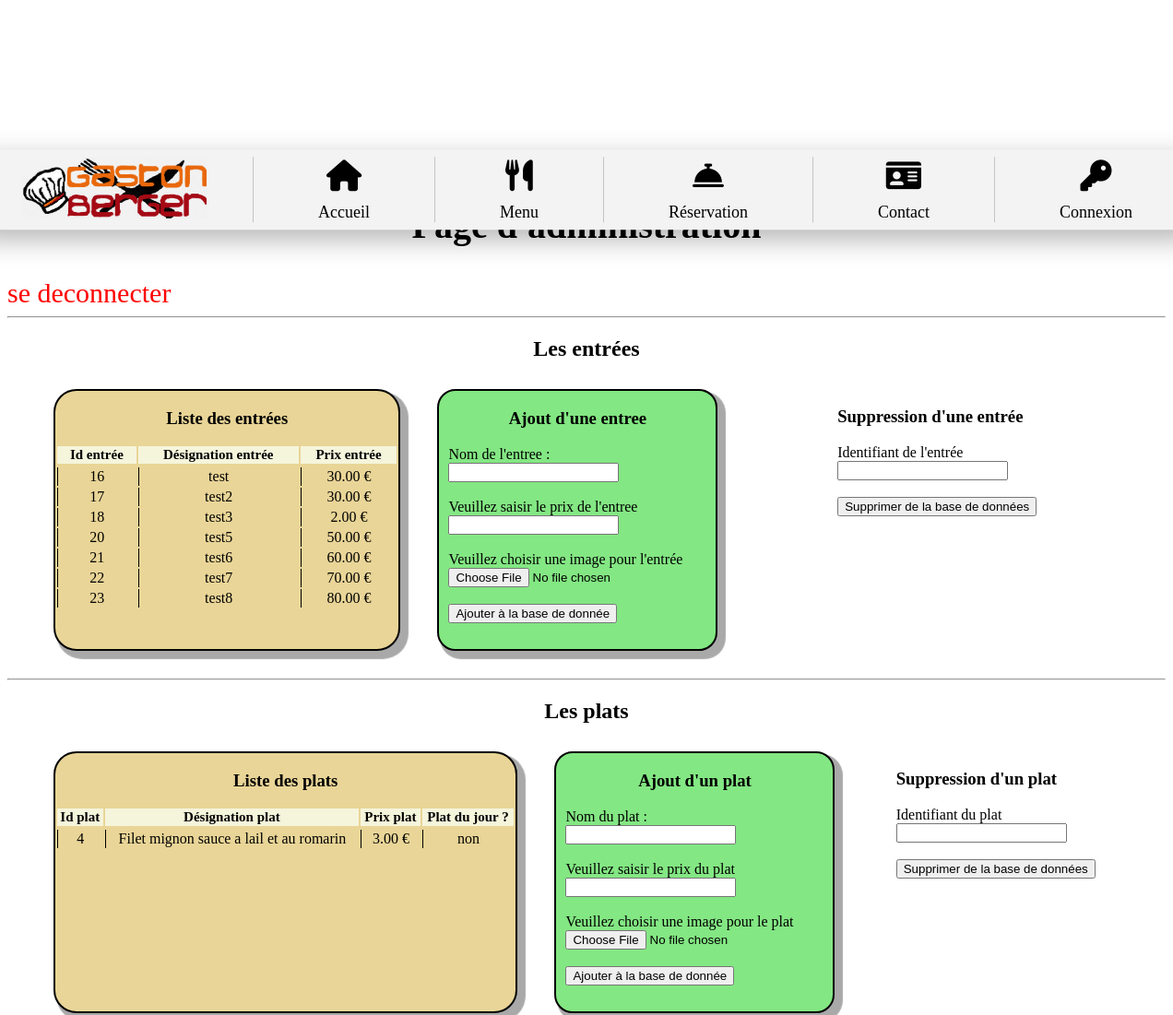
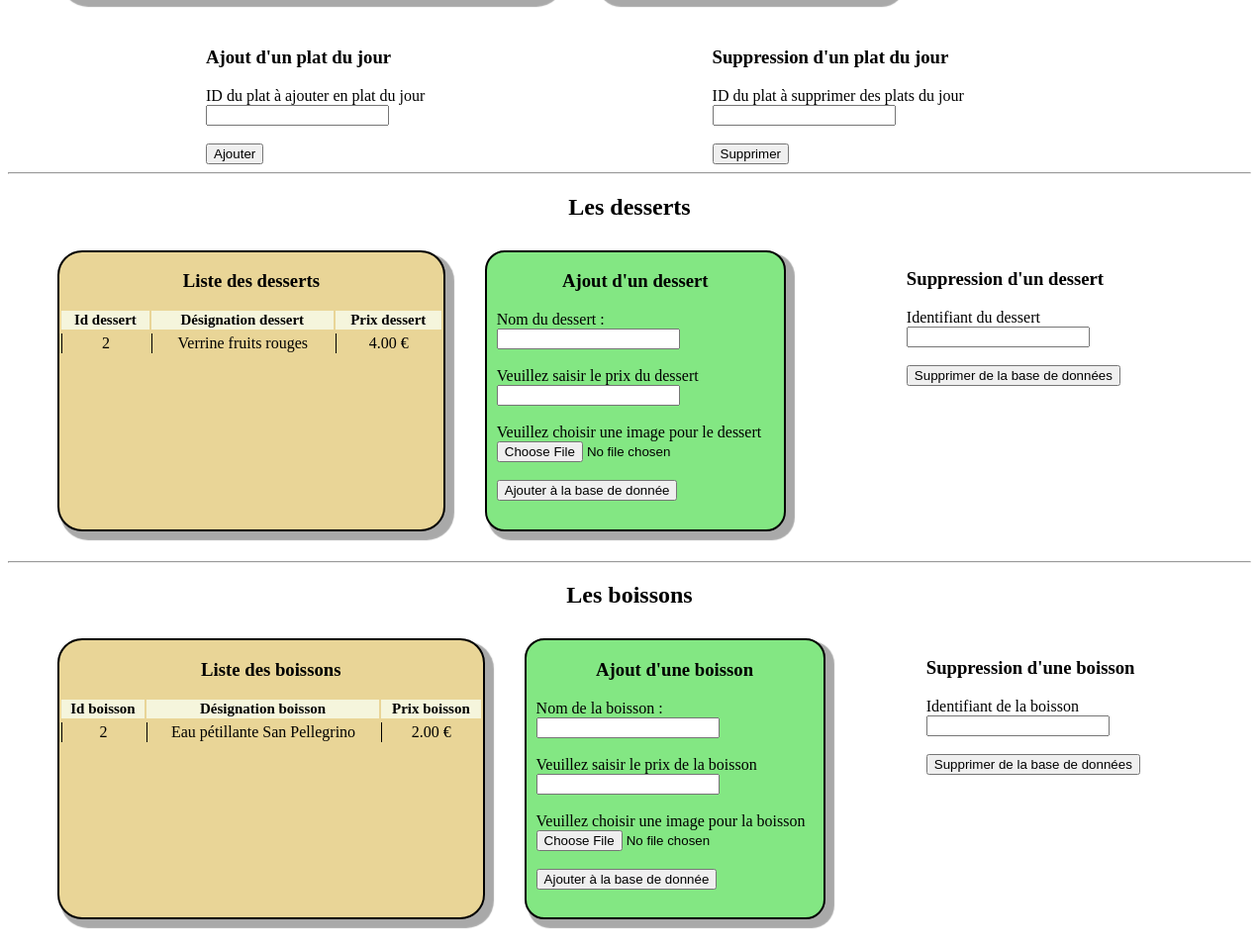
Before: /PageAdmin.php with the older database file (2 pictures, top to bottom).
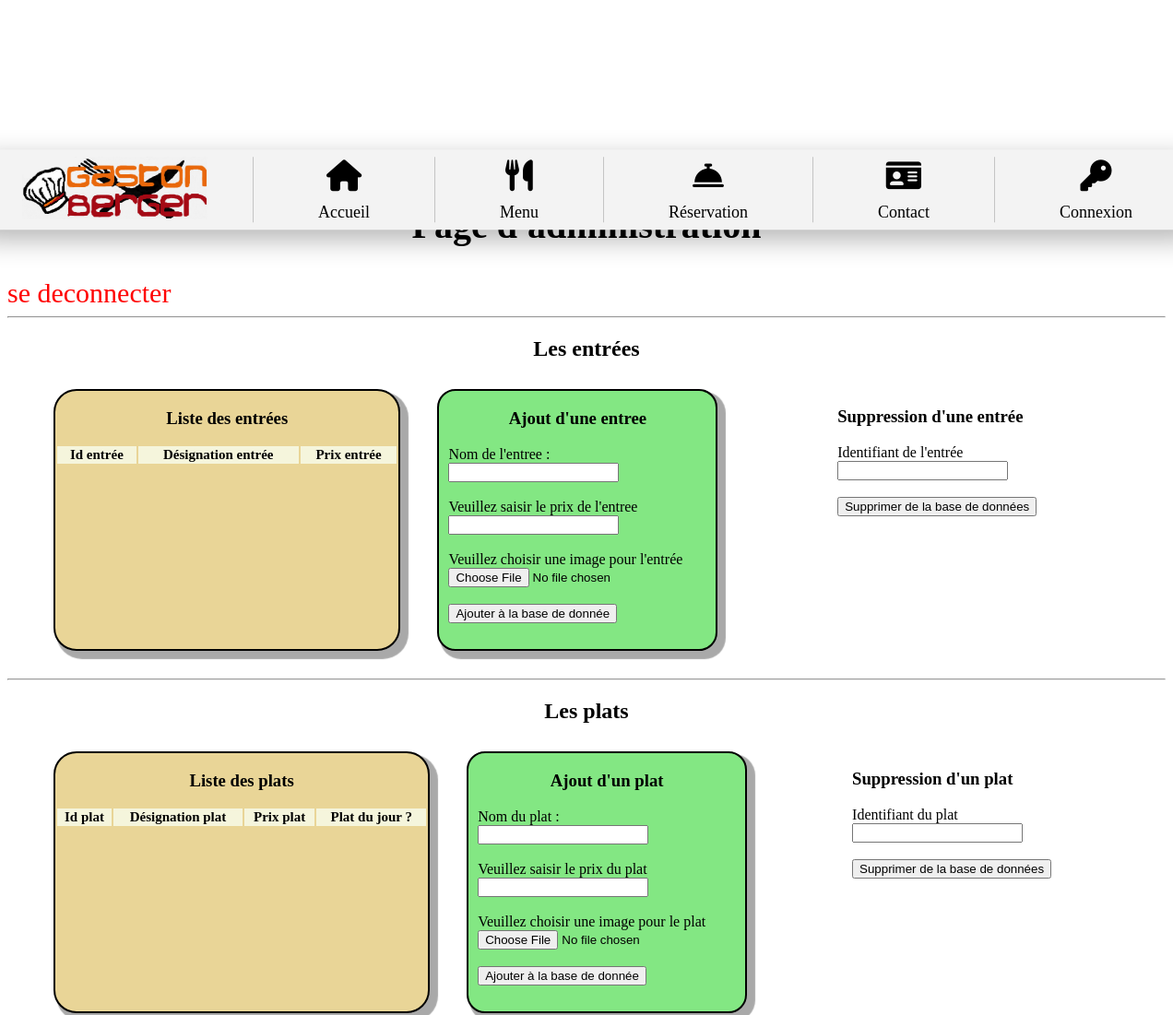
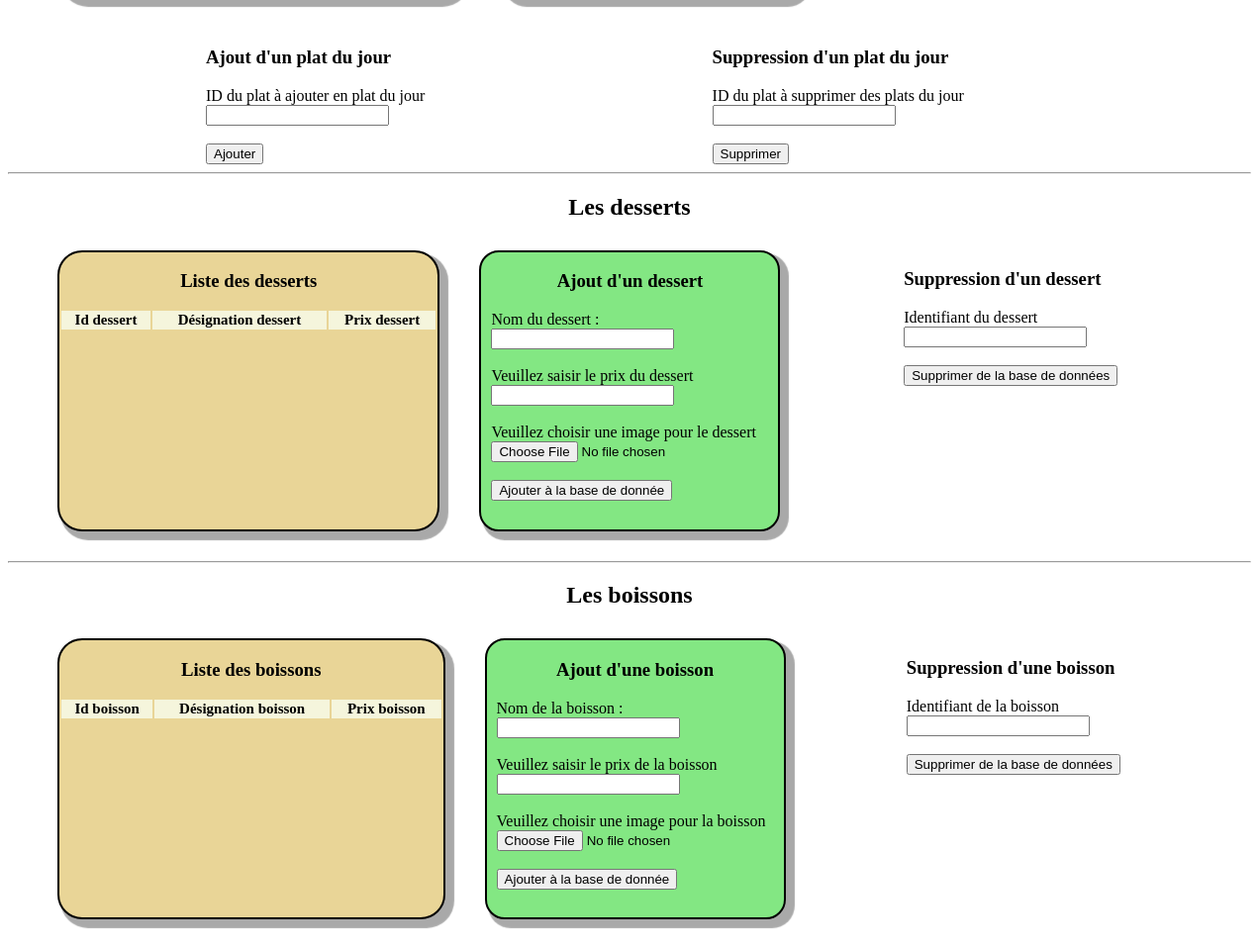
After: the same page with the newer database file (2 pictures, top to bottom).
### tables this page shows
CREATE TABLE `entree` (
  `idEntree` int(4) NOT NULL,
  `libelleEntree` varchar(255) NOT NULL,
  `prixEntree` decimal(6,2) NOT NULL,
  `adressePhotoEntree` varchar(256) NOT NULL
);

CREATE TABLE `plat` (
  `idPlat` int(4) NOT NULL,
  `libellePlat` varchar(255) NOT NULL,
  `prixPlat` decimal(6,2) NOT NULL,
  `platdujour` bit(1) NOT NULL,
  `adressePhotoPlat` varchar(256) NOT NULL
);

CREATE TABLE `dessert` (
  `idDessert` int(4) NOT NULL,
  `libelleDessert` varchar(255) NOT NULL,
  `prixDessert` decimal(6,2) NOT NULL,
  `adressePhotoDessert` varchar(256) NOT NULL
);

CREATE TABLE `boisson` (
  `idBoisson` int(4) NOT NULL,
  `libelleBoisson` varchar(255) NOT NULL,
  `prixBoisson` decimal(6,2) NOT NULL,
  `adressePhotoBoisson` varchar(256) NOT NULL
);

### PageAdmin.php (the view, shortened to what the rows shown need)
<!DOCTYPE html>
<html lang="en">
<head>
    <link rel="stylesheet" type="text/css" href="style/style_nav.css" />
    <link rel="stylesheet" type="text/css" href="style/style_pageadmin.css" />
    <link rel="stylesheet" href="https://cdnjs.cloudflare.com/ajax/libs/font-awesome/6.0.0-beta3/css/all.min.css"
 />
</head>
<body>
    <br><br><br><br><br><br><br><br><br><br>
    <h2 class="title">Page d'administration</h2>
    <h2 class="title_section">Les entrées</h2>
    <div class="box">
        <div class="list">
            <div class="tableau">
                <?php
                $link = 'localhost';
                $user = 'root';
                $mdp = '';
                $bdd = 'test_bdd_resto_berger';
                $base = mysqli_connect($link, $user, $mdp, $bdd);
                if ($base) {
                    $nb_entree = mysqli_query($base, 'SELECT * FROM entree');
                    echo "<table>";
                    echo "<thead><tr><th>Id entrée</th><th>Désignation entrée</th><th>Prix entrée</th></tr></thead><tbody>";
                    while ($ligne = mysqli_fetch_row($nb_entree)) {
                        echo "<tr> <td>" . $ligne['0'] . "</td> <td>" . $ligne['1'] . "</td> <td>" . $ligne['2'] . " €" . "</td> </tr>";
                    }
                    echo "</tbody></table></div><BR>";
                }
                ?>
            </div>
        </div>
    <h2 class="title_section">Les plats</h2>
    <div class="box">
        <div class="list">
            <div class="tableau">
                <?php
                $link = 'localhost';
                $user = 'root';
                $mdp = '';
                $bdd = 'test_bdd_resto_berger';
                $base = mysqli_connect($link, $user, $mdp, $bdd);
                if ($base) {
                    $nb_plat = mysqli_query($base, 'SELECT * FROM plat');
                    echo "<table>";
                    echo "<thead><tr><th>Id plat</th><th>Désignation plat</th><th>Prix plat</th><th>Plat du jour ?</th></tr></thead><tbody>";
                    while ($ligne = mysqli_fetch_row($nb_plat)) {
                        if ($ligne['4'] == 0) {
                            $platdujour = "non";
                        } else {
                            $platdujour = "oui";
                        }
                        echo "<tr> <td>" . $ligne['0'] . "</td> <td>" . $ligne['1'] . "</td> <td>" . $ligne['2'] . " €" . "</td><td>" . $platdujour . "</td></tr>";
                    }
                    echo "</tbody></table></div><BR>";
                }
                ?>
            </div>
        </div>
    <h2 class="title_section">Les desserts</h2>
    <div class="box">
        <div class="list">
            <div class="tableau">
                <?php
                $link = 'localhost';
                $user = 'root';
                $mdp = '';
                $bdd = 'test_bdd_resto_berger';
                $base = mysqli_connect($link, $user, $mdp, $bdd);
                if ($base) {
                    $nb_dessert = mysqli_query($base, 'SELECT * FROM dessert');
                    echo "<table>";
                    echo "<thead><tr><th>Id dessert</th><th>Désignation dessert</th><th>Prix dessert</th></tr></thead><tbody>";
                    while ($ligne = mysqli_fetch_row($nb_dessert)) {
                        echo "<tr> <td>" . $ligne['0'] . "</td> <td>" . $ligne['1'] . "</td> <td>" . $ligne['2'] . " €" . "</td> </tr>";
                    }
                    echo "</tbody></table></div><BR>";
                }
                ?>
            </div>
        </div>
    <h2 class="title_section">Les boissons</h2>
    <div class="box">
        <div class="list">
            <div class="tableau">
                <?php
                $link = 'localhost';
                $user = 'root';
                $mdp = '';
                $bdd = 'test_bdd_resto_berger';
                $base = mysqli_connect($link, $user, $mdp, $bdd);
                if ($base) {
                    $nb_boisson = mysqli_query($base, 'SELECT * FROM boisson');
                    echo "<table>";
                    echo "<thead><tr><th>Id boisson</th><th>Désignation boisson</th><th>Prix boisson</th></tr></thead><tbody>";
                    while ($ligne = mysqli_fetch_row($nb_boisson)) {
                        echo "<tr> <td>" . $ligne['0'] . "</td> <td>" . $ligne['1'] . "</td> <td>" . $ligne['2'] . " €" . "</td> </tr>";
                    }
                    echo "</tbody></table></div><BR>";
                }
                ?>
            </div>
        </div>
</body>
</html>

Changed rows visible on the page:
removed entree: idEntree "16", libelleEntree "test", prixEntree "30.00"
removed entree: idEntree "17", libelleEntree "test2", prixEntree "30.00"
removed entree: idEntree "18", libelleEntree "test3", prixEntree "2.00"
removed entree: idEntree "20", libelleEntree "test5", prixEntree "50.00"
removed entree: idEntree "21", libelleEntree "test6", prixEntree "60.00"
removed entree: idEntree "22", libelleEntree "test7", prixEntree "70.00"
removed entree: idEntree "23", libelleEntree "test8", prixEntree "80.00"
removed plat: idPlat "4", libellePlat "Filet mignon sauce a lail et au romarin", prixPlat "3.00", platdujour "non"
removed dessert: idDessert "2", libelleDessert "Verrine fruits rouges", prixDessert "4.00"
removed boisson: idBoisson "2", libelleBoisson "Eau pétillante San Pellegrino", prixBoisson "2.00"
